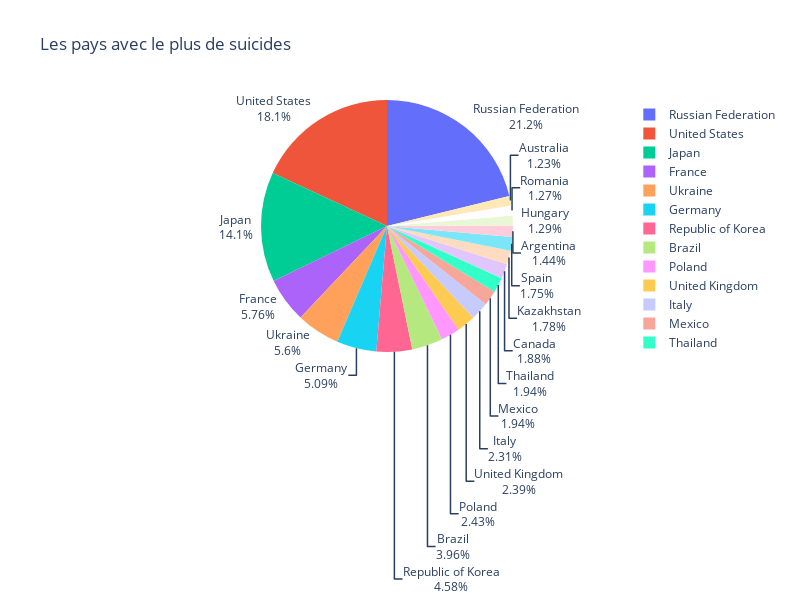

Notebook cell for this chart:
### Code cell
fig = px.pie(
            country,
            values = 'suicides_no',
            names = 'country',
            title = 'Les pays avec le plus de suicides'
            )

fig.update_layout(height=600, width=800)
fig.update_traces(textposition='outside', textinfo='percent+label')
fig.show()

### Figure 1 — Plotly figure (JSON) as saved in the notebook; plotly's stock layout.template omitted (floating-point values rounded to 4 significant figures)
{"data": [{"domain": {"x": [0, 1], "y": [0, 1]}, "hovertemplate": "country=%{label}<br>suicides_no=%{value}<extra></extra>", "labels": ["Russian Federation", "United States", "Japan", "France", "Ukraine", "Germany", "Republic of Korea", "Brazil", "Poland", "United Kingdom", "Italy", "Mexico", "Thailand", "Canada", "Kazakhstan", "Spain", "Argentina", "Hungary", "Romania", "Australia"], "legendgroup": "", "name": "", "showlegend": true, "textinfo": "percent+label", "textposition": "outside", "type": "pie", "values": [1209742, 1034013, 806902, 329127, 319950, 291262, 261730, 226613, 139098, 136805, 132060, 111139, 110643, 107561, 101546, 100202, 82219, 73891, 72777, 70111]}], "layout": {"height": 600, "legend": {"tracegroupgap": 0}, "title": {"text": "Les pays avec le plus de suicides"}, "width": 800}}
